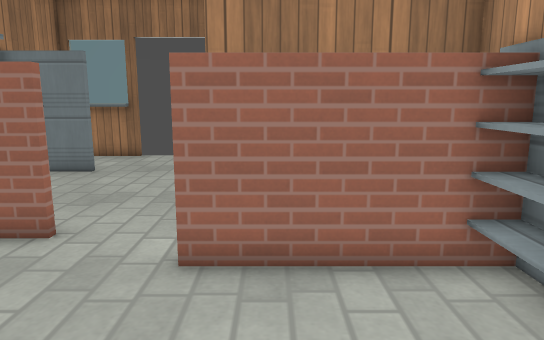
[1] (above)

16 first-person views from a walk through a Godot game level. The camera is 1.3 m above the floor, tilts 10° down and sees 70° across. The floor is counted in squares, 0.5 m on a side. Each view is taken from the middle of a square. On the plan, view 1 faces up. The plan holds only what a view shows up to about 20 squares ahead; the rest is blank. Surface patterns are stand-ins for the level's own textures.

[2]
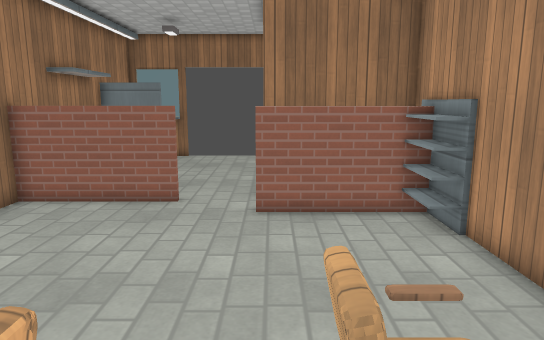

[3]
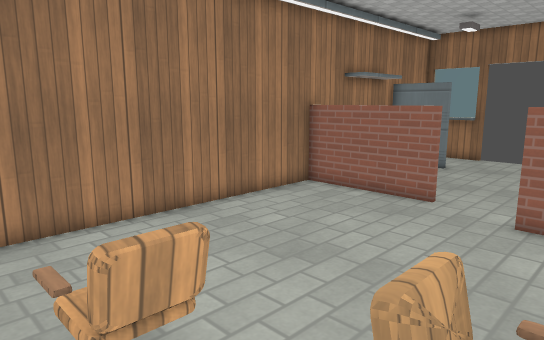

[4]
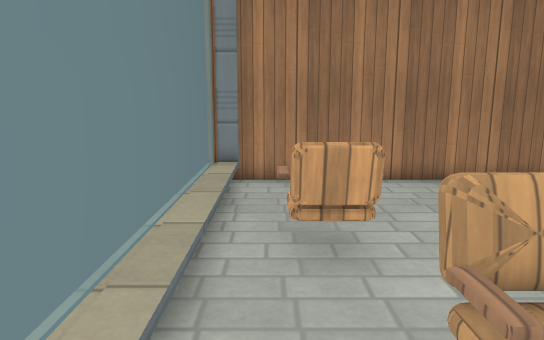

[5]
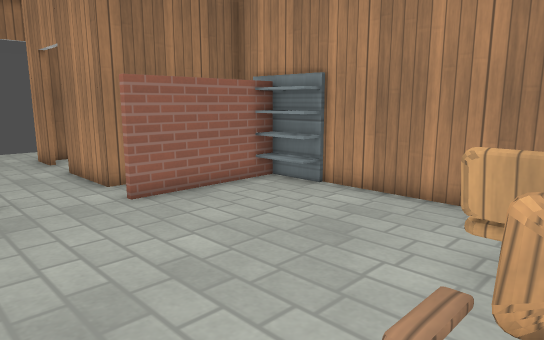

[6]
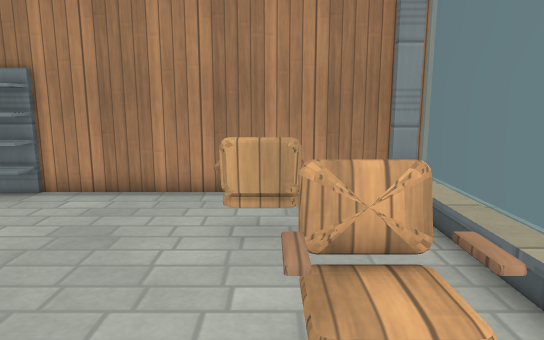

[7]
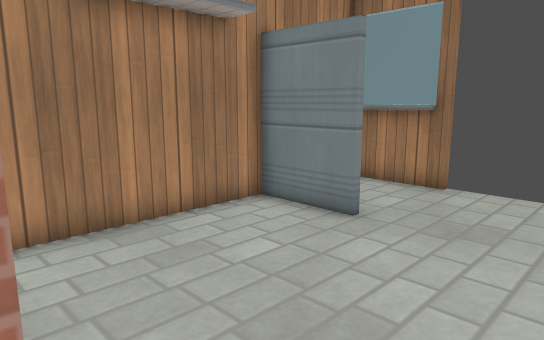

[8]
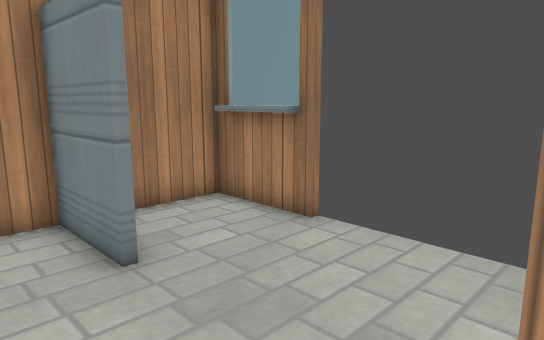

[9]
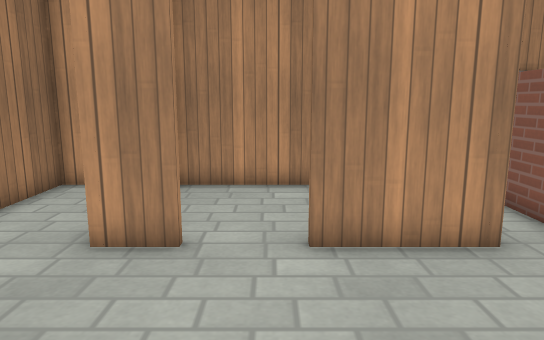

[10]
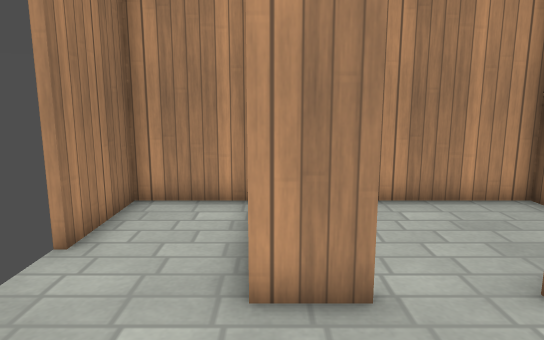

[11]
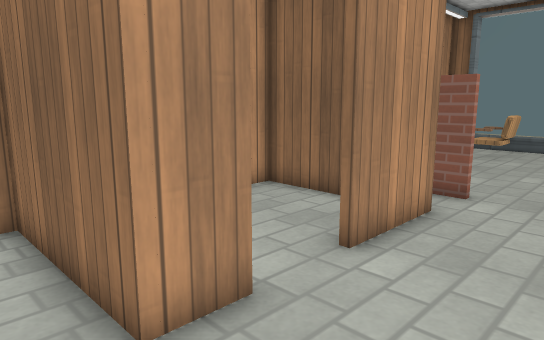

[12]
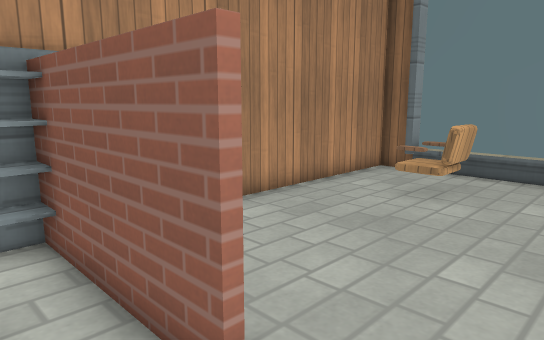

[13]
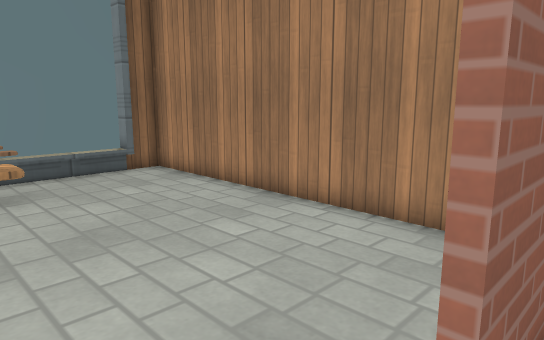

[14]
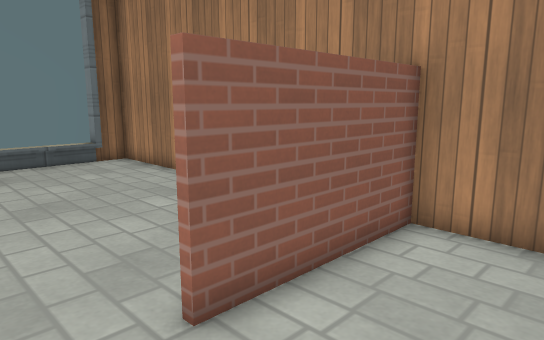

[15]
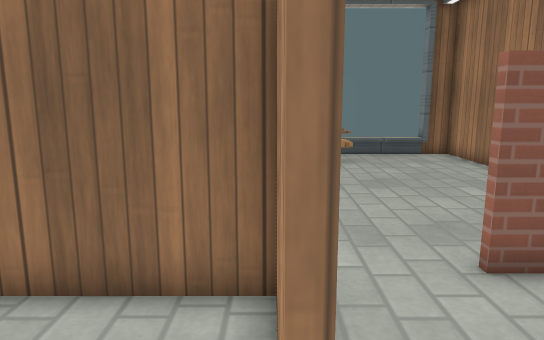

[16]
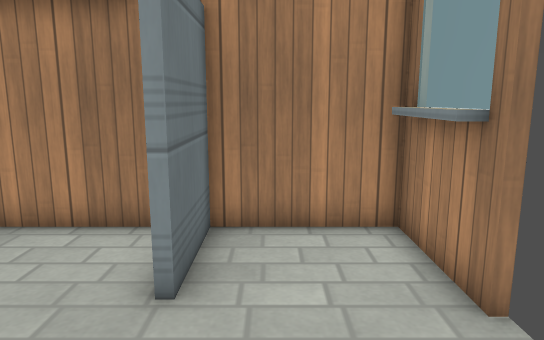

### Floor plan
Key: @ floor where view 1 was taken; # wall or solid block; . floor; / step, stairs or slope; = window, fence, low wall or low ledge; C chair; O other object.
Columns run from 10 left of view 1 to 4 right of it. Each row starts with its distance up from view 1.
 19   ##       ####
 18 ####..........#
 17 #.............#
 16 #.............#
 15 ####.....######
 14 ####.....#....#
 13 #.............#
 12 #.............#
 11 #........#....#
 10 #........#....#
  9 #........#....#
  8 #........######
  7 ######.......O#
  6 #.......=######
  5 #............OO
  4 #............O#
  3 #.............#
  2 #.............#
  1 #.............#
  0 #.........@...#
 -1 #.............#
 -2 #.........CO..#
 -3 #.....CC..CO..#
 -4 #.....OC..CC..#
 -5 #...../C......#
 -6 ###//////////##
 -7 ###          #

Where each view was taken, in squares from view 1:
view 1: 0 up, 0 right, facing up
view 2: 6 down, 1 left, facing up
view 3: 6 down, 1 right, facing up-left
view 4: 5 down, 3 right, facing left
view 5: 4 down, 6 left, facing up-right
view 6: 3 down, 7 left, facing right
view 7: 7 up, 2 left, facing up-left
view 8: 12 up, 1 left, facing up-left
view 9: 12 up, 8 left, facing right
view 10: 15 up, 6 left, facing right
view 11: 17 up, 5 left, facing down-right
view 12: 8 up, 4 left, facing down-right
view 13: 8 up, 2 left, facing down-left
view 14: 11 up, 2 left, facing down-left
view 15: 13 up, 1 left, facing down
view 16: 16 up, 2 left, facing left
